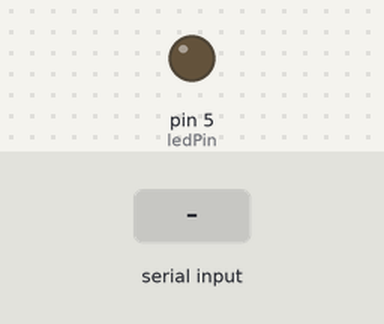
The sketch below on a simulated Arduino Uno, built with avr-gcc and run on an emulated ATmega328P. Shown: output pins drawn as LEDs (lit = HIGH). Inputs (shaded band) come from the test bench. What the sketch prints to the serial monitor is not drawn.

Above: at 1.2 s.
1.3 s: byte 72 ('H') received over Serial
At 2.1 s:
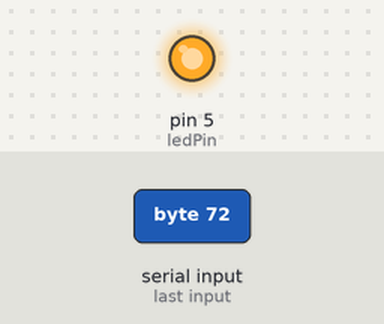
Timing chart, 0 to 4.3 s (numbered marks = the images above; inputs shaded):
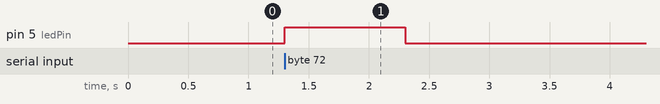

The sketch:

Serial-Input.ino
```cpp
auto ledPin=5;
int val;
void setup() {
 pinMode(ledPin,OUTPUT);
 Serial.begin(9600);
}

void loop() {
  val = Serial.read();
  if(-1 != val){
    if('H' == val){
      digitalWrite(ledPin,HIGH);
      delay(1000);
      digitalWrite(ledPin,LOW);
       Serial.println(char(val));
      Serial.print("Available:");
      Serial.println(Serial.available(),DEC);
    }
  }
}
```

Measured:
- after the input at 1.3 s, pin 5 (ledPin): LOW → HIGH at once, → LOW 1.0 s later
